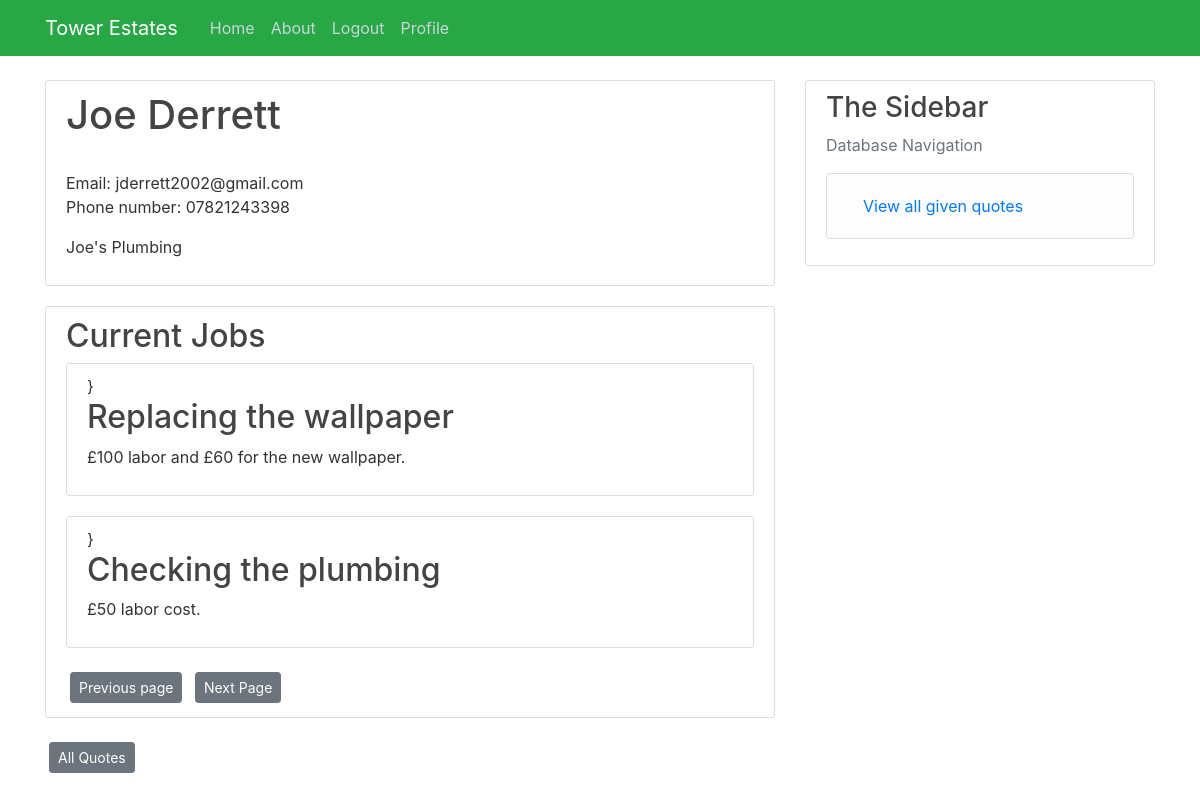
The page /Contractor/8 (signed in) on the database as committed earlier.
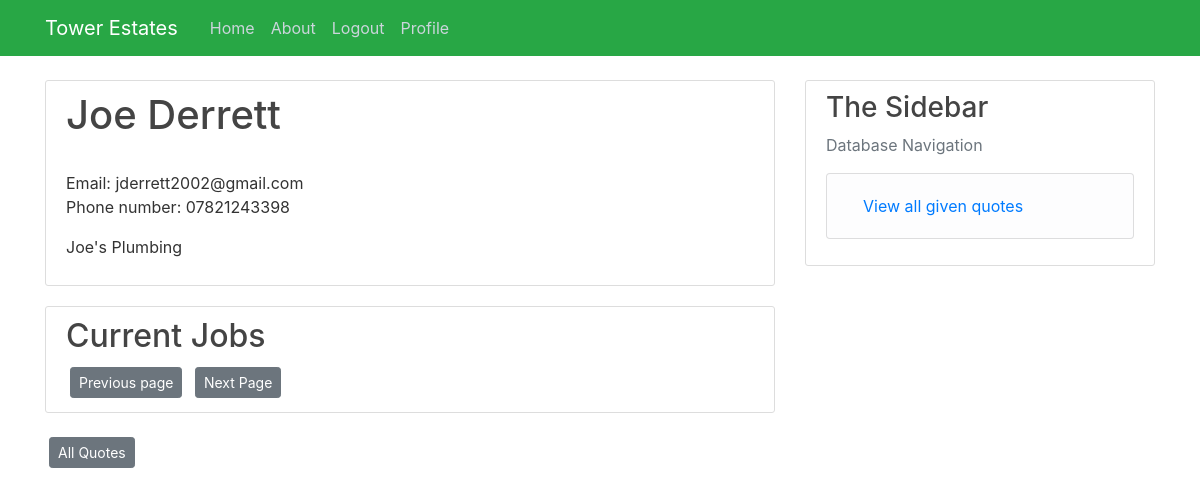
The same page on the database as committed later.
### Tower/models.py (models this page shows)
class Quotes(db.Model):
    quote_id = db.Column(db.Integer, primary_key=True)
    created = db.Column(db.DateTime, default=datetime.utcnow)
    content = db.Column(db.String(500), nullable=False)
    chosen = db.Column(db.Boolean, default=False)
    job = db.Column(db.Integer, db.ForeignKey("jobs.job_id"), nullable=False)
    contractor = db.Column(db.Integer, db.ForeignKey("user.user_id"), nullable=False)

class Jobs(db.Model):
    job_id = db.Column(db.Integer, primary_key=True)
    summary = db.Column(db.String(100), nullable=False)
    content = db.Column(db.String(500), nullable=False)
    opened = db.Column(db.DateTime, nullable=False, default=datetime.utcnow())
    closed = db.Column(db.Boolean, default=False)
    issue = db.Column(db.Integer, db.ForeignKey("issue.issue_id"), nullable=False)
    quotes = db.relationship("Quotes", backref="Jobs", lazy=True, cascade="all, delete-orphan")
    notes = db.relationship("Jobs_Notes", backref="Jobs", lazy=True, cascade="all, delete-orphan")

### Tower/routes.py (the view)
@app.route("/Contractor/<int:user_id>")
@login_required
def Contractor(user_id):
    if current_user.role == "Tenant" or current_user.role == "Landlord":
        abort(403)
    page = request.args.get("page", 1, type=int)
    contractor = db.session.query(User).filter_by(user_id=user_id).first()
    approved = db.session.query(Quotes, Jobs).outerjoin(Quotes, Jobs.job_id == Quotes.job).filter_by(
        contractor=contractor.user_id).filter_by(chosen=True).filter(Jobs.closed == False).order_by(Quotes.created.desc())
    approved_quotes = approved.paginate(page,  per_page=5)
    approved_next = url_for("Contractor", user_id=user_id, page=approved_quotes.next_num)\
        if approved_quotes.has_next else None
    approved_prev = url_for("Contractor", user_id=user_id, page=approved_quotes.prev_num) \
        if approved_quotes.has_prev else None
    return render_template("Contractor.html", contractor=contractor,
                           approved_quotes=approved_quotes, approved_next=approved_next, approved_prev=approved_prev,
                           title="Contractor")

### Tower/models.py (called while the page is built)
@login_manager.user_loader
def load_user(user_id):
    return User.query.get(int(user_id))

### Tower/templates/Contractor.html (shortened to what this page needs)
{% extends "layout.html" %}
{% block content %}
<div class="content-section">
    <h2 class="account-heading"> {{ contractor.name }}</h2>
    <br>
    <p>Email: {{contractor.email}} <br> Phone number: {{contractor.phone_number}}</p>
    <p>{{contractor.business}}</p>
</div>
<div class="content-section">
    <h2>Current Jobs</h2>
    {% for quotes in approved_quotes.items %}
    <div class="content-section">
        {% if current_user.role == ('Admin') %}
        <h2><a class="article-title" href="{{ url_for('Job', job_id = quotes.Jobs.job_id)}}"> {{quotes.Jobs.summary}}</a></h2>
        {% else %}}
        <h2><a class="article-title" href="{{ url_for('contractor_job', job_id = quotes.Jobs.job_id)}}"> {{quotes.Jobs.summary}}</a></h2>
        {% endif %}
        <p>{{quotes.Quotes.content}}</p>
    </div>
    {% endfor %}
    <a class="btn btn-secondary btn-sm m-1" href=" {{approved_prev}}">Previous page</a>
    <a class="btn btn-secondary btn-sm m-1" href=" {{approved_next}}">Next Page</a>
</div>
<a class="btn btn-secondary btn-sm m-1" href=" {{url_for('contractor_all_quotes', user_id = contractor.user_id)}}">All Quotes </a>
{% endblock content %}

Rows that differ between the two databases and show on the page:
removed Quotes: Jobs.summary "Replacing the wallpaper", Quotes.content "£100 labor and £60 for the new wallpaper."
removed Quotes: Jobs.summary "Checking the plumbing", Quotes.content "£50 labor cost."
